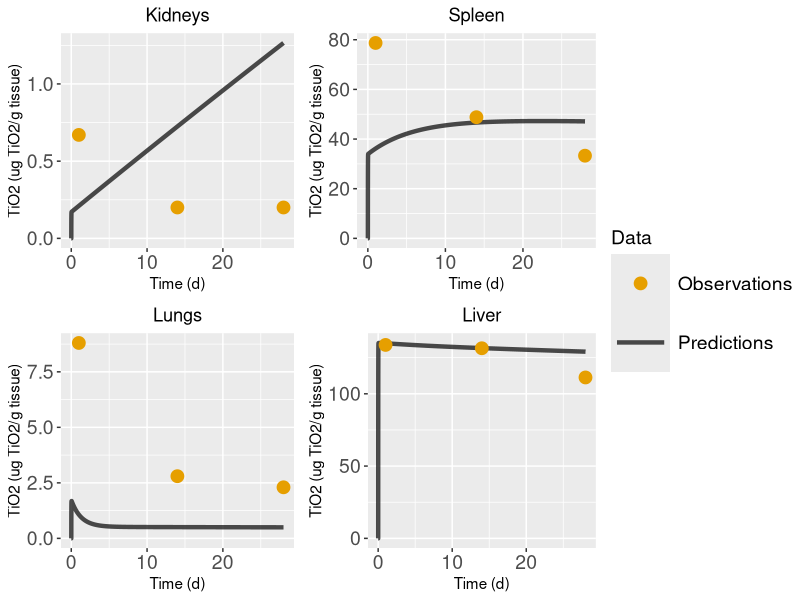

Write the R code that produced this figure. (Note: this script raises an error after producing the figure.)
library(deSolve)
setwd("/Users/vassilis/Documents/GitHub/PBK_Grouping/Validation")


#####################################
### Function to create Parameters ###
#####################################
create.params <- function(user_input){
  with( as.list(user_input),{
    ### Important!!! each compartment has a specific index vectors Tissue_fractions, Regional_flow_fractions, Capillary_fractions and cannot be changed
    # The index of each compartment:
    #Rest of Body (rob) --> 1
    #Heart (ht) --> 2
    #Kidneys (ki) --> 3
    #Brain (br) --> 4
    #Spleen (spl) --> 5
    #Lungs (lu) --> 6
    #Liver (li) --> 7
    #Uterus (ut) --> 8
    #Bone (bone) --> 9
    #Adipose (ad) --> 10
    #Skin (skin) --> 11
    #Muscles (mu) --> 12
    #Gastrointestinal track (GIT) --> 13
    
    
    comp_names <- list( "RoB"="RoB","Heart"="Heart", "Kidneys"="Kidneys", "Brain"= NA, "Spleen"="Spleen",
                        "Lungs"="Lungs", "Liver"="Liver", "Uterus"=NA, "Bone"="Bone", "Adipose"=NA, "Skin"=NA,
                        "Muscles"=NA, "GIT"="GIT") #used as input in function, compartments that are used in pbpk
    
    
    # List with names of all possible compartments
    all_comps <- list("RoB"="RoB","Heart"="Heart", "Kidneys"="Kidneys", "Brain"="Brain", "Spleen"="Spleen",
                      "Lungs"="Lungs", "Liver"="Liver", "Uterus"="Uterus", "Bone"="Bone", "Adipose"="Adipose", "Skin"="Skin", "Muscles"="Muscles",
                      "GIT"="GIT") # List with names of all possible compartments
    
    ### Density of tissues/organs
    d_tissue <- 1 #g/ml
    d_skeleton <- 1.92 #g/ml
    d_adipose <- 0.940 #g/ml
    
    Q_total <- (1.54*mass^0.75)*60 # Total Cardiac Output (ml/h)
    
    Total_Blood <- 0.06*mass+0.77 # Total blood volume (ml)
    
    fr_ad <- 0.0199*mass + 1.644 # w in g,  Brown et al.1997 p.420. This equation gives the  adipose % of body weight 
    
    
    # Physiological parameters units
    # V_blood, V_ven, V_art (ml): Volume of total blood, venous blood and arterial blood
    # w_i (g):                    mass of tissue or organ "i"
    # V_tis_i (ml):                volume of tissue or organ "i"
    # V_cap_i (ml):                volume of capillary blood in tissue "i"
    # Q_i, Q_total (ml/h):        regional blood flow of tissue or organ "i"
    
    fractions <- matrix(rep(NA, 4*13), ncol = 4)
    colnames(fractions) <- c("Tissue.weight.fraction.(%.of.BW)", "Regional.flow.fractions.(%.of.total.cardiac.output)",
                             "Capillary.fractions.(fraction.of.tissue.volume)", "Macrophage.fractions.(fraction.of.tissue.volume)" )
    fractions[,1] <- c(NA, 0.33, 0.730, 0.570, 0.200, 0.500, 3.660, 0.011, 10.000, NA, 19.030, 40.000, 2.700)
    fractions[,2] <- c(NA, 4.90, 14.10, 2.00, 1.22, 100.00, 17.40, 1.11, 12.20, 7.00, 5.80, 27.80, 14.00)
    fractions[,3] <- c(0.0400, 0.2600, 0.1600, 0.0300, 0.2200, 0.3600, 0.2100, 0.0770, 0.0400, 0.0055, 0.0200, 0.0143, 0.0500)
    fractions[,4] <- c(0.02, 0.02, 0.02, 0.04, 0.30, 0.04, 0.10, 0.02, 0.04, 0.04, 0.02, 0.02, NA)
    rownames(fractions) <- all_comps
    
    #Tissue weight fraction 
    Tissue_fractions <- fractions[,1]/100 # % of BW. Na values refers to the volume of the rest organs(RoB)
    Tissue_fractions[10] <- fr_ad/100
    #Regional blood flow fraction
    Regional_flow_fractions <- fractions[,2]/100 # % of total cardiac output
    #Capillary volume fractions (fractions of tissue volume)
    Capillary_fractions <- fractions[,3] # of tissue volume
    
    
    W_tis <- rep(0,length(comp_names))
    V_tis <- rep(0,length(comp_names))
    V_cap <- rep(0,length(comp_names))
    W_macro <- rep(0,length(comp_names))  #one more for blood compartment
    Q <- rep(0,length(comp_names))
    
    # The following values were calculated by dividing the %ID/ g tissue with the %ID w/o free 48 from Table 2 of Kreyling et al. (2017)
    # Thus, they represent the average mass, in grams, of the respective tissues in each time group.
    liver_expw <- mean(c(8.57, 8.92, 9.30, 8.61, 9.20))
    spleen_expw <- mean(c(0.93, 0.75, 0.97, 0.68, 0.71))
    kidneys_expw <- mean(c(2.27, 2.36, 2.44, 2.11, 2.26))
    lungs_expw <- mean(c(1.87, 1.60, 1.80, 1.48, 1.31))
    heart_expw <- mean(c(0.89, 1.00, 1.00, 1.00, 0.88))
    blood_expw <- mean(c(16.52, 17.45, 15.33, 18.50, 18.00))
    carcass_expw <- mean(c(206.00, 203.33, 184.00, 202.00, 203.75))
    skeleton_expw <- mean(c(26.15, 27.50, 25.56, 25.79, 25.26))
    soft_tissues <- mean(c(228.57, 253.85, 214.29, 225.93, 231.04))
    
    ### Calculation of tissue weights  
    W_tis[2] <- heart_expw
    W_tis[3] <- kidneys_expw
    W_tis[5] <- spleen_expw
    W_tis[6] <- lungs_expw
    W_tis[7] <- liver_expw
    W_tis[9] <- skeleton_expw
    W_tis[13] <- Tissue_fractions[13]*mass
    
    
    for (i in 1:length(comp_names)) {
      control <- comp_names[i]
      
      Regional_flow_fractions[i] <- ifelse(is.na(control), NA, Regional_flow_fractions[i])
      Capillary_fractions[i] <- ifelse(is.na(control), NA, Capillary_fractions[i])
      
      ###Calculation of tissue volumes
      
      if (i==9){
        V_tis[i] <- W_tis[i]/d_skeleton
      } else if(i==10){
        V_tis[i] <- W_tis[i]/d_adipose
      } else{
        V_tis[i] <- W_tis[i]/d_tissue 
      }
      
      ###Calculation of capillary volumes
      V_cap[i] <- V_tis[i]*Capillary_fractions[i]
      
      ###Calculation of regional blood flows
      Q[i] <- Q_total*Regional_flow_fractions[i]
    }
    
    
    ### Calculations for "Soft tissue" compartment
    W_tis[1] <- mass - sum(W_tis[2:length(W_tis)], na.rm = TRUE)-Total_Blood
    V_tis[1] <- W_tis[1]/d_adipose     
    Q[1] <- Q_total - sum(Q[2:length(Q)],na.rm = TRUE) + Q[6]
    V_cap[1] <- V_tis[1]*Capillary_fractions[1] #Total_Blood - Vven - Vart - sum(V_cap[2:length(V_cap)], na.rm = TRUE)
    
    parameters <- matrix(c(W_tis[],V_tis[],V_cap[],Q[],W_macro[]), ncol = 5)
    colnames(parameters) <- c("W_tis", "V_tis", "V_cap", "Q", "W_macro")
    rownames(parameters) <- all_comps
    
    Vven=0.64*Total_Blood
    Vart=0.15*Total_Blood
    Wm_ven=0.01*Vven
    Wm_art=0.01*Vart
    
    return(list(
      "Q_total"=Q_total, "V_blood"=Total_Blood, "V_ven"=Vven, "V_art"=Vart,
      
      "w_rob"=parameters[1,1], "w_ht"=parameters[2,1], "w_ki"=parameters[3,1], "w_spl"=parameters[5,1], "w_lu"=parameters[6,1], "w_li"=parameters[7,1], "w_bone"=parameters[9,1], "w_git"=parameters[13,1],
      
      "V_tis_rob"=parameters[1,2], "V_tis_ht"=parameters[2,2], "V_tis_ki"=parameters[3,2], "V_tis_spl"=parameters[5,2], "V_tis_lu"=parameters[6,2], "V_tis_li"=parameters[7,2], "V_tis_bone"=parameters[9,2], "V_tis_git"=parameters[13,2], 
      
      "V_cap_rob"=parameters[1,3], "V_cap_ht"=parameters[2,3], "V_cap_ki"=parameters[3,3], "V_cap_spl"=parameters[5,3], "V_cap_lu"=parameters[6,3], "V_cap_li"=parameters[7,3], "V_cap_bone"=parameters[9,3], "V_cap_git"=parameters[13,3],
      
      "Q_rob"=parameters[1,4], "Q_ht"=parameters[2,4], "Q_ki"=parameters[3,4], "Q_spl"=parameters[5,4], "Q_lu"=parameters[6,4], "Q_li"=parameters[7,4], "Q_bone"=parameters[9,4], "Q_git"=parameters[13,4],
      "dose" = dose, "administration" = administration_time
      
    ))
  })
}


#===============================================
#2. Function to create initial values for ODEs 
#===============================================

create.inits <- function(parameters){
  with( as.list(parameters),{
    M_ht<-0; M_lu<-0; M_li<-0; M_spl<-0; M_ki<-0; M_git<-0; M_bone<-0; M_rob<-0;
    
    M_cap_ht<-0; M_cap_lu<-0; M_cap_li<-0; M_cap_spl<-0; M_cap_ki<-0; M_cap_git<-0; M_cap_bone<-0; M_cap_rob<-0;
    
    M_lumen <- 0;
    M_ven<-0; M_art<-0
    M_feces<-0; M_urine<-0 
    
    return(c("M_ht" = M_ht, "M_lu" = M_lu, 
             "M_li" = M_li, "M_spl" = M_spl, 
             "M_ki" = M_ki, "M_git" = M_git, 
             "M_bone" = M_bone,"M_rob"=M_rob,
             
             "M_cap_ht" = M_cap_ht, "M_cap_lu" = M_cap_lu, 
             "M_cap_li" = M_cap_li, "M_cap_spl" = M_cap_spl, 
             "M_cap_ki" = M_cap_ki, "M_cap_git" = M_cap_git, 
             "M_cap_bone" = M_cap_bone,"M_cap_rob"=M_cap_rob,
             
             "M_lumen" = M_lumen,
             "M_ven" = M_ven, "M_art" = M_art, "M_feces" = M_feces, "M_urine" = M_urine))
    
  })
}

#==============
#3.Function for creating events #
#==============
create.events<- function(parameters){
  with( as.list(parameters),{
    
    ldose <- length(dose)
    ltimes <- length(administration)
    
    addition <- dose
    if (ltimes == ldose){
      events <- list(data = rbind(data.frame(var = "M_ven",  time = administration, 
                                             value = addition, method = c("add")) ))
    }else{
      stop("The times when the drug is injected should be equal in number to the doses")
    }
    
    
    return(events)
  }) 
}

###################
# 4.Custom function 
###################

custom.func <- function(){
  return()
}


#==============
#5. ODEs System
#==============
ode.func <- function(time, Initial.values, Parameters, custom.func){
  with( as.list(c(Initial.values, Parameters)),{
    
    position <- c(1,2,3,4,3,1,5,1,6,7,6,8,7,6,9,10)
    fit_pars <-exp(c(-0.133735, 2.122784, 7.684528, 6.6723, 1.761389, -2.18345, 
                     -9.489032, -2.726946, -6.120888, -8.849567, -2.124971, -9.946329)) 
    
    P_ht <- fit_pars[position[1]]
    P_lu <- fit_pars[position[2]]
    P_li <- fit_pars[position[3]]
    P_spl <- fit_pars[position[4]]
    P_ki <- fit_pars[position[5]]
    P_git <- fit_pars[position[6]]
    P_bone <- fit_pars[position[7]]
    P_rob <- fit_pars[position[8]]
    
    x_ht <- fit_pars[position[9]]
    x_lu <- fit_pars[position[10]]
    x_li <- fit_pars[position[11]]
    x_spl <- fit_pars[position[12]]
    x_ki <- fit_pars[position[13]]
    x_git <- fit_pars[position[14]]
    x_bone <- fit_pars[position[15]]
    x_rob <- fit_pars[position[16]]
    
    CLE_f <- fit_pars[length(fit_pars)-1]
    CLE_h <- fit_pars[length(fit_pars)]
    CLE_u <- 0
    
    
    # Concentrations (micro grams of NPs)/(g tissue)
    C_ht <- M_ht/w_ht
    C_cap_ht <- M_cap_ht/V_cap_ht
    C_lu <- M_lu/w_lu
    C_cap_lu <- M_cap_lu/V_cap_lu
    C_li <- M_li/w_li
    C_cap_li <- M_cap_li/V_cap_li
    C_spl <- M_spl/w_spl
    C_cap_spl <- M_cap_spl/V_cap_spl
    C_ki <- M_ki/w_ki
    C_cap_ki <- M_cap_ki/V_cap_ki
    C_git <- M_git/w_git
    C_cap_git <- M_cap_git/V_cap_git
    C_bone <- M_bone/w_bone
    C_cap_bone <- M_cap_bone/V_cap_bone
    C_rob <- M_rob/w_rob
    C_cap_rob <- M_cap_rob/V_cap_rob
    
    C_ven <- M_ven/V_ven
    C_art <- M_art/V_art
    
    # Heart
    dM_cap_ht <- Q_ht*(C_art - C_cap_ht) - x_ht*Q_ht*(C_cap_ht - C_ht/P_ht)
    dM_ht <- x_ht*Q_ht*(C_cap_ht - C_ht/P_ht) 
    
    # Lungs
    dM_cap_lu <- Q_total*(C_ven - C_cap_lu) - x_lu*Q_total*(C_cap_lu - C_lu/P_lu)
    dM_lu <-  x_lu*Q_total*(C_cap_lu - C_lu/P_lu)
    
    # Liver 
    dM_cap_li <- Q_li*(C_art - C_cap_li) + Q_spl*(C_cap_spl - C_cap_li) + Q_git*(C_cap_git - C_cap_li) -
      x_li*(Q_li+Q_git+Q_spl)*(C_cap_li - C_li/P_li)
    dM_li <- x_li*(Q_li+Q_git+Q_spl)*(C_cap_li - C_li/P_li) - CLE_h*M_li
    
    # Spleen
    dM_cap_spl <- Q_spl*(C_art - C_cap_spl) - x_spl*Q_spl*(C_cap_spl - C_spl/P_spl)
    dM_spl <- x_spl*Q_spl*(C_cap_spl - C_spl/P_spl) 
    
    # Kidneys
    dM_cap_ki <- Q_ki*(C_art - C_cap_ki) - x_ki*Q_ki*(C_cap_ki - C_ki/P_ki)- CLE_u*M_cap_ki
    dM_ki <- x_ki*Q_ki*(C_cap_ki - C_ki/P_ki) 
    
    # GIT - Gastrointestinal Track
    dM_cap_git <- Q_git*(C_art - C_cap_git) - x_git*Q_git*(C_cap_git - C_git/P_git)
    dM_git <- x_git*Q_git*(C_cap_git - C_git/P_git) 
    dM_lumen <- CLE_h*M_li - CLE_f *M_lumen 
    
    # Bone
    dM_cap_bone <- Q_bone*(C_art - C_cap_bone) - x_bone*Q_bone*(C_cap_bone - C_bone/P_bone)
    dM_bone <- x_bone*Q_bone*(C_cap_bone - C_bone/P_bone) 
    
    
    # RoB - Rest of Body
    dM_cap_rob <- Q_rob*(C_art - C_cap_rob) - x_rob*Q_rob*(C_cap_rob - C_rob/P_rob)
    dM_rob <- x_rob*Q_rob*(C_cap_rob - C_rob/P_rob) 
    
    # Urine
    dM_urine <- CLE_u*M_cap_ki
    
    # Feces
    dM_feces <- CLE_f*M_lumen
    
    # Venous Blood
    dM_ven <- Q_ht*C_cap_ht + (Q_li + Q_spl+Q_git)*C_cap_li + Q_ki*C_cap_ki +
      Q_bone*C_cap_bone + Q_rob*C_cap_rob - Q_total*C_ven
    
    # Arterial Blood
    dM_art <-  Q_total*C_cap_lu - Q_total*C_art
    
    Blood_total <- M_ven + M_art + M_cap_ht + M_cap_lu +M_cap_li+M_cap_spl+
      M_cap_ki+ M_cap_git+M_cap_bone+M_cap_rob
    Blood <- Blood_total/(V_blood)
    
    C_git_total <- (M_git+M_lumen)/w_git
    
    list(c("dM_ht" = dM_ht, "dM_lu" = dM_lu, 
           "dM_li" = dM_li, "dM_spl" = dM_spl, 
           "dM_ki" = dM_ki, "dM_git" = dM_git, 
           "dM_bone" = dM_bone,"dM_rob"=dM_rob,
           
           "dM_cap_ht" = dM_cap_ht, "dM_cap_lu" = dM_cap_lu, 
           "dM_cap_li" = dM_cap_li, "dM_cap_spl" = dM_cap_spl, 
           "dM_cap_ki" = dM_cap_ki, "dM_cap_git" = dM_cap_git, 
           "dM_cap_bone" = dM_cap_bone,"dM_cap_rob"=dM_cap_rob,
           
           "dM_lumen" = dM_lumen,
           "dM_ven" = dM_ven, "dM_art" = dM_art, "dM_feces" = dM_feces, "dM_urine" = dM_urine),
         
         "Heart" = M_ht+M_cap_ht, "Lungs" = M_lu + M_cap_lu, "Liver" = M_li + M_cap_li,
         "Spleen" = M_spl + M_cap_spl, "Kidneys" = M_ki + M_cap_ki,
         "Git" = M_git+M_lumen + M_cap_git, "Bone" = M_bone + M_cap_bone,
         "RoB" = M_rob + M_cap_rob, "Blood" = M_ven + M_art,
         
         
         "C_Blood"=Blood,
         "C_Heart"=C_ht, "C_Lungs"=C_lu, "C_Liver"=C_li, "C_Spleen"=C_spl,
         "C_Kidneys"=C_ki, "C_Git"=C_git_total, "C_Bone"=C_bone, "C_RoB"=C_rob,
         "Feces"=M_feces, "Urine"=M_urine)
  })
}

##############################
### Load experimental data ###
##############################

# Load the mean values 
# The units of the values are micro-g Ti per organ
mean_values <- openxlsx::read.xlsx("Data/Fabian_data.xlsx",  colNames = T, rowNames = F)

# Transform time into hours
mean_values[,1] <- mean_values[,1]*24

Body_mass <- 250 # g
Dose_per_rat <- 5 # ug/g
################################################################################

####################
### User's INPUT ###
####################
mass <- Body_mass # g  
dose <- Dose_per_rat*Body_mass # ug TiO2
administration_time = 0.1
user_input <-list("dose" = dose, "mass" = mass, "administration_time" = administration_time)

params<-create.params(user_input)
inits <- create.inits(params)
events <- create.events(params)


sample_time <- sort(unique(c(mean_values$Time, seq(0, 28*24, 0.1))))  
solution <- data.frame(ode(times = sample_time,  func = ode.func, y = inits, parms = params, 
                           custom.func = custom.func, method="lsodes",  events = events))

predictions <- solution[,c('time', 'C_Lungs', 'C_Liver', 'C_Spleen', 'C_Kidneys')]
predictions[,-1] = predictions[,-1] 


library(ggplot2)

# Defining the linetype and colour of each curve
cls <-  c("Predictions" = "#000000", "Observations" = "#E69F00")


create.plots <- function(observations, predictions, compartment){  
  
  concentration_names <- c('C_Kidneys', 'C_Spleen', 'C_Lungs','C_Liver'  )
  selected_compartment = concentration_names[which(plot_compartment == compartment)]
  print(selected_compartment)
  test_plot = ggplot()+
    geom_line(data=predictions, aes(x= time/24, y= !!as.name(selected_compartment), color = "Predictions"), size=1.5,alpha = 0.7) +
    geom_point(data=observations, aes(x=Time/24, y= !!as.name(compartment), color='Observations'), size=4)+
    #scale_y_continuous(trans='log10')+
    labs(title = compartment, 
         y = "TiO2 (ug TiO2/g tissue)",
         x = "Time (d)")+
    theme(plot.title = element_text(hjust = 0.5))+
    scale_color_manual("Data", values=cls)+
    theme(legend.key.size = unit(1.5, 'cm'),  
          legend.title = element_text(size=14),
          legend.text = element_text(size=14),
          axis.text = element_text(size = 14))
  
  #print(test_plot)
  
}




plot_compartment <- c("Kidneys", "Spleen", "Lungs",  "Liver")

p1 <-  create.plots(mean_values, predictions, plot_compartment[1])
p2 <-  create.plots(mean_values, predictions, plot_compartment[2])
p3 <-  create.plots(mean_values, predictions, plot_compartment[3])
p4 <-  create.plots(mean_values, predictions, plot_compartment[4])



ggpubr::ggarrange(p1, p2, p3, p4,
                  ncol=2, nrow=2, 
                  common.legend = TRUE, legend="right")

# Gather the required data for the x-y plot
colnames(predictions) <- c("Time", "Lungs", "Liver", "Spleen", "Kidneys")

results_df <- data.frame(matrix(NA, ncol = 9))
colnames(results_df) <- c("Study", "NM Type", "Anatase %", "Rutile %", "Dose", "Injections", "Tissue", "Observed", "Predicted")

Study_name <- c("Fabian et al. (2008)")
# loop over tissues
for (j in 2:dim(mean_values)[2]) {
  
  added_data <- cbind.data.frame(Study_name, "25 nm", 70, 30, dose, 1, colnames(mean_values)[j] ,mean_values[,j], predictions[which(predictions$Time %in% mean_values$Time), 
                                                   colnames(mean_values)[j]])
  colnames(added_data) <- c("Study", "NM Type", "Anatase %", "Rutile %", "Dose", "Injections", "Tissue", "Observed", "Predicted")
  
  results_df <- rbind(results_df, added_data)
  
}

results_df <- results_df[-1,]

write.csv(results_df,
          "/Users/vassilis/Documents/GitHub/PBK_Grouping/Validation/Validation_results_data/Fabian_results.csv",
          row.names =F)
